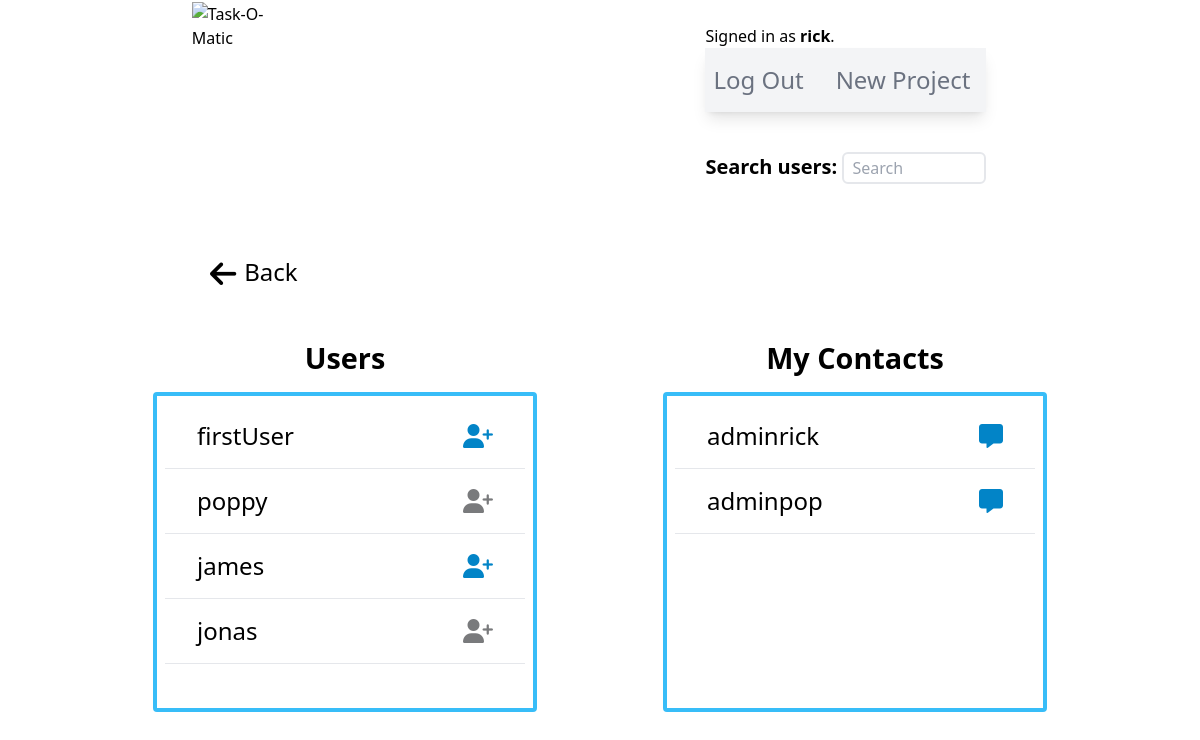
The app's page /users (signed in) with its own data.
### taskomatic/models.py (models this page shows)
class User(AbstractUser):
    pass

### taskomatic/views.py (the view)
# urls.py: path("users", views.users_view, name="users"),
def users_view(request):
    q = request.GET.get('q', '')
    currentUserId = request.user.id
    currentUser = User.objects.get(id=currentUserId)
    users = User.objects.filter(Q(username__icontains=q), ~Q(username=currentUser))
    relationship = Relationship.objects.filter(Q(from_user=currentUser) | Q(to_user=currentUser))
    acceptedRelationshipStatus = {}
    pendingRelationshipStatus = {}
    for relation in relationship:
        if relation.status == 'pending':
            if currentUser == relation.from_user:
                user = str(relation.to_user)
                pendingRelationshipStatus[user] = relation.status
            elif currentUser == relation.to_user:
                user = str(relation.from_user)
                pendingRelationshipStatus[user] = relation.status
        elif relation.status == 'accepted':
            if currentUser == relation.from_user:
                user = str(relation.to_user)
                acceptedRelationshipStatus[user] = relation.status
            elif currentUser == relation.to_user:
                user = str(relation.from_user)
                acceptedRelationshipStatus[user] = relation.status
    context = {
        "users": users,
        "acceptedRelationshipStatus": acceptedRelationshipStatus,
        "pendingRelationshipStatus": pendingRelationshipStatus
    }
    return render(request, "taskomatic/users.html", context)

### taskomatic/templates/taskomatic/users.html (shortened to what this page needs)
{% extends "./layout.html" %}
{% load static %}
{% block body %}
<div class="mx-auto w-[65%] mt-12">
    <a href="{% url 'index' %}" class="hover:text-sky-700 h-full"><i class="fa-solid fa-arrow-left text-3xl pr-2"></i><span class="inline-block text-2xl relative bottom-1">Back</span></a>
</div>
<div class="flex justify-around w-[85%] mx-auto flex-wrap">
    <div class="flex flex-col items-center mt-12">
        <h2 class="text-3xl font-bold mb-4">Users</h2>
        {% if users %}
        <div class="p-2 border-4 border-sky-400 rounded min-h-[20rem] w-96">
            {% for user in users %}
                {% if user.username not in acceptedRelationshipStatus %}
            <div class="flex justify-between items-center mb-4 mt-4">
                <p class="text-2xl ml-8">{{ user.username }}</p>
                    {% if user.username in pendingRelationshipStatus %}
                <button class="text-2xl text-sky-600 hover:text-sky-700 focus:outline-none mr-8 cursor-default" title="Pending">
                    <i class="fa-solid fa-user-plus" style="color: #797a7c;"></i>
                </button>
                    {% else %}
                <button class="text-2xl text-sky-600 hover:text-sky-700 focus:outline-none mr-8" title="Send request">
                    <a href="{% url 'addContact' user.id %}"><i class="fa-solid fa-user-plus"></i></a>
                </button>
                    {% endif %}
            </div>
            <hr>
                {% endif %}
            {% endfor %}
        </div>
        {% else %}
        <div class="p-2 border-4 border-cyan-300 rounded min-h-[20rem] w-96">
            <p class="text-xl text-center mt-10">No users found.</p>
        </div>
        {% endif %}
    </div>
    <div class="flex flex-col items-center mt-12 mb-12">
        <h2 class="text-3xl font-bold mb-4">My Contacts</h2>
        {% if users %}
        <div class="p-2 border-4 border-sky-400 rounded min-h-[20rem] w-96">
            {% for user in users %}
                {% if user.username in acceptedRelationshipStatus %}
            <div class="flex justify-between items-center mb-4 mt-4">
                <p class="text-2xl ml-8">{{ user.username }}</p>
                <button class="text-2xl text-sky-600 hover:text-sky-700 focus:outline-none mr-8" title="Message">
                    <a href=""><i class="fa-solid fa-message"></i></a>
                </button>
            </div>
            <hr>
                {% endif %}
            {% endfor %}
        </div>
        {% else %}
        <div class="p-2 border-4 border-cyan-300 rounded min-h-[20rem] w-96">
            <p class="text-xl text-center mt-10">No users found.</p>
        </div>
        {% endif %}
    </div>
{% endblock body %}

### taskomatic/templates/taskomatic/layout.html (shortened to what this page needs)
{% load static %}
<!DOCTYPE html>
<html lang="en">
<head>
    <link href="{% static 'taskomatic/styles.css' %}" rel="stylesheet">
    <link rel="stylesheet" href="https://cdnjs.cloudflare.com/ajax/libs/font-awesome/6.4.0/css/all.min.css"
/>
    <script src="https://cdn.tailwindcss.com"></script>
</head>
<body id="appBody">
    <header>
        <a href="{% url 'index' %}"><img id="taskLogo" src="https://escrituras-eremitas.com/wp-content/uploads/2023/04/task-O-maticLogo.png" alt="Task-O-Matic"></a>
        <div class="navSection">
            <div>
                {% if user.is_authenticated %}
                    Signed in as <strong>{{ user.username }}</strong>.
                {% else %}
                    Not signed in.
                {% endif %}
            </div>
                <ul class="relative max-w-2xl flex flex-wrap items-center justify-between py-4 bg-gray-100 text-gray-500
                hover:text-gray-700 focus:text-gray-700 shadow-lg navbar navbar-expand-lg navbar-light">
                    {% if user.is_authenticated %}
                        <li class="nav-item pr-2">
                            <a class="nav-link text-2xl text-gray-500 hover:text-gray-700
                            focus:text-gray-700 p-2" href="{% url 'logout' %}">Log Out</a>
                        </li>
                        <li class="nav-item pr-2">
                            <a class="nav-link text-2xl text-gray-500 hover:text-gray-700
                            focus:text-gray-700 p-2" href="{% url 'newProject' %}">New Project</a>
                        </li>
                    {% endif %}
                </ul>
                {% if user.is_authenticated %}
                <form action="{% url 'users' %}">
                    <label for="searchQ" class="text-xl"><b>Search users: </b></label>
                    <input type="text" name="q" id="searchQ" class="border-2 rounded-md mt-10 min-h-[2rem] max-w-[9rem] placeholder:pl-2" placeholder="Search">
                </form>
                {% endif %}
            </div>
    </header>
    {% block body %}
    {% endblock %}
</body>
</html>

### taskomatic/static/taskomatic/styles.css (style rules this page uses)
html { font-size: 16px; }
* { margin: 0; padding: 0; box-sizing: border-box; }
h2 { font-size: 1.8rem !important; font-weight: 600 !important; }
header { display: flex; justify-content: space-around; }
#taskLogo { max-width: 30rem; margin: 2%; }
.navSection { max-width: 20rem; margin: 2%; }

### records on screen
User: username "rick"
User: username "firstUser"
User: username "poppy"
User: username "james"
User: username "jonas"
User: username "adminrick"
User: username "adminpop"
